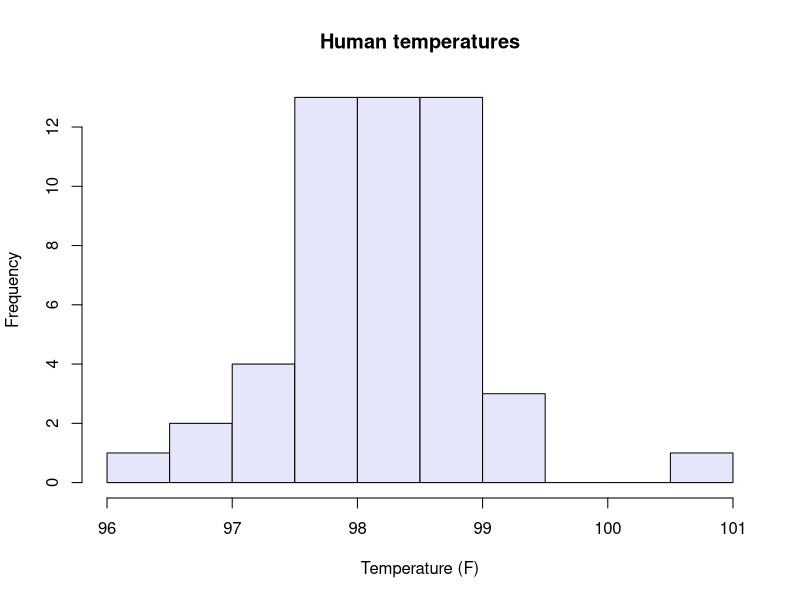
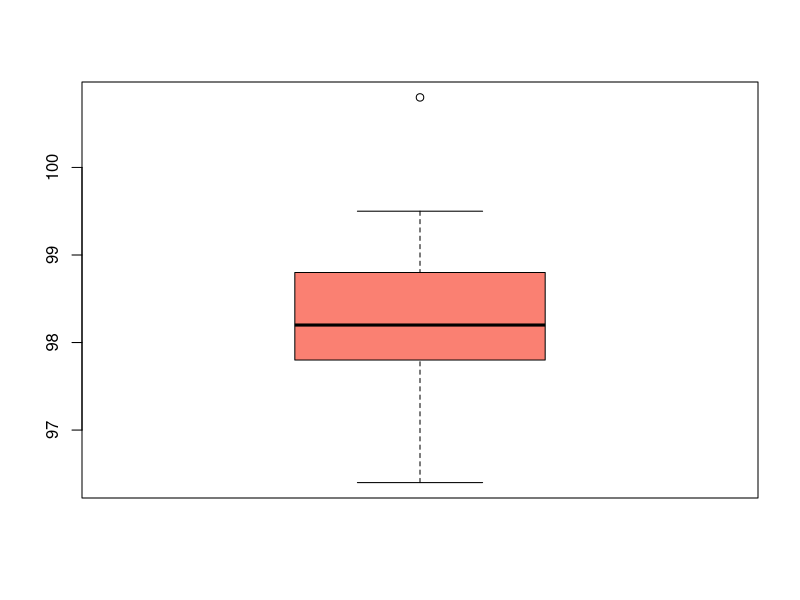
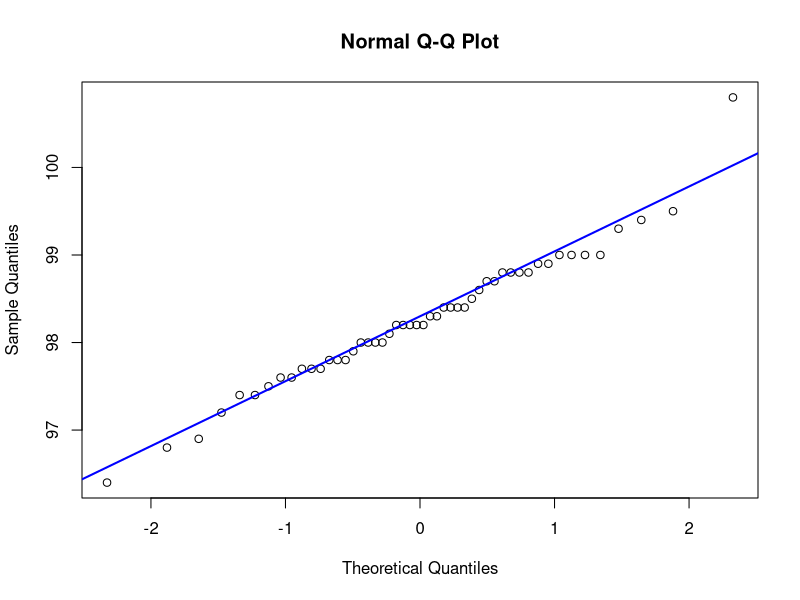
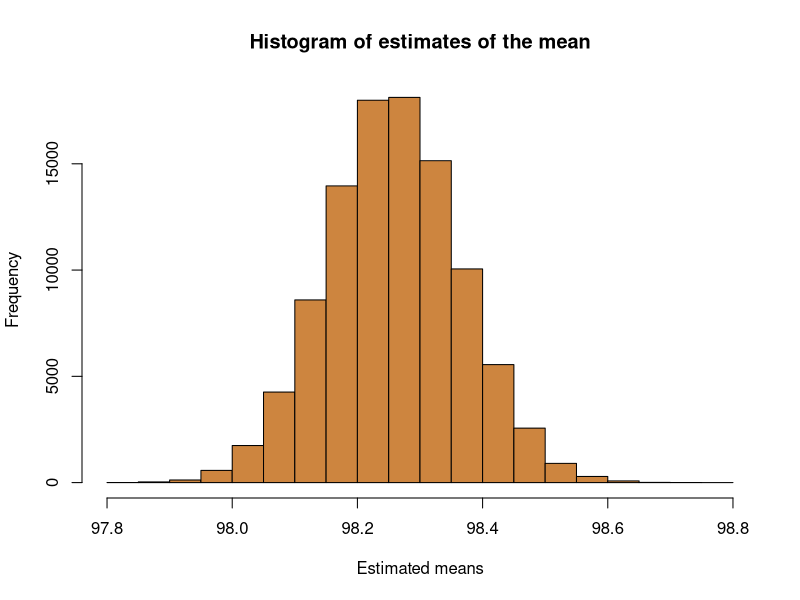

R code for these plots, in order:
## ---- chunk 1
knitr::opts_chunk$set(echo = TRUE)
## ---- chunk 2
temperature<-read.csv("temperatures.csv")
## ---- chunk 3
ls.str(temperature)
## ---- chunk 4
temp<-temperature$BodyTemp
n=length(temp)
print(n)
## ---- chunk 5
summary(temp)
sd(temp)
## ---- chunk 6
hist(temp, 
     main="Human temperatures",
     xlab="Temperature (F)",
     col="lavender")
## ---- chunk 7
t.test(temp)
## ---- chunk 8
boxplot(temp, 
        col="salmon")
qqnorm(temp)
qqline(temp, col="blue", lwd=2)
## ---- chunk 9
shapiro.test(temp)
## ---- chunk 10
n.boot=10^5 #this is B from the handwritten notes
mu.hats=replicate(n.boot, mean(sample(temp, n, replace=TRUE)))
#(mu.hats)
hist(mu.hats, 
     main="Histogram of estimates of the mean",
     xlab="Estimated means",
     col="peru")
mu.boot=mean(mu.hats)
print(mu.boot)
## ---- chunk 11
quantile(mu.hats, c(0.025, 0.975))
## ---- chunk 12
se=sd(mu.hats)
(mu.boot-se*qnorm(0.975))
(mu.boot+se*qnorm(0.975))
